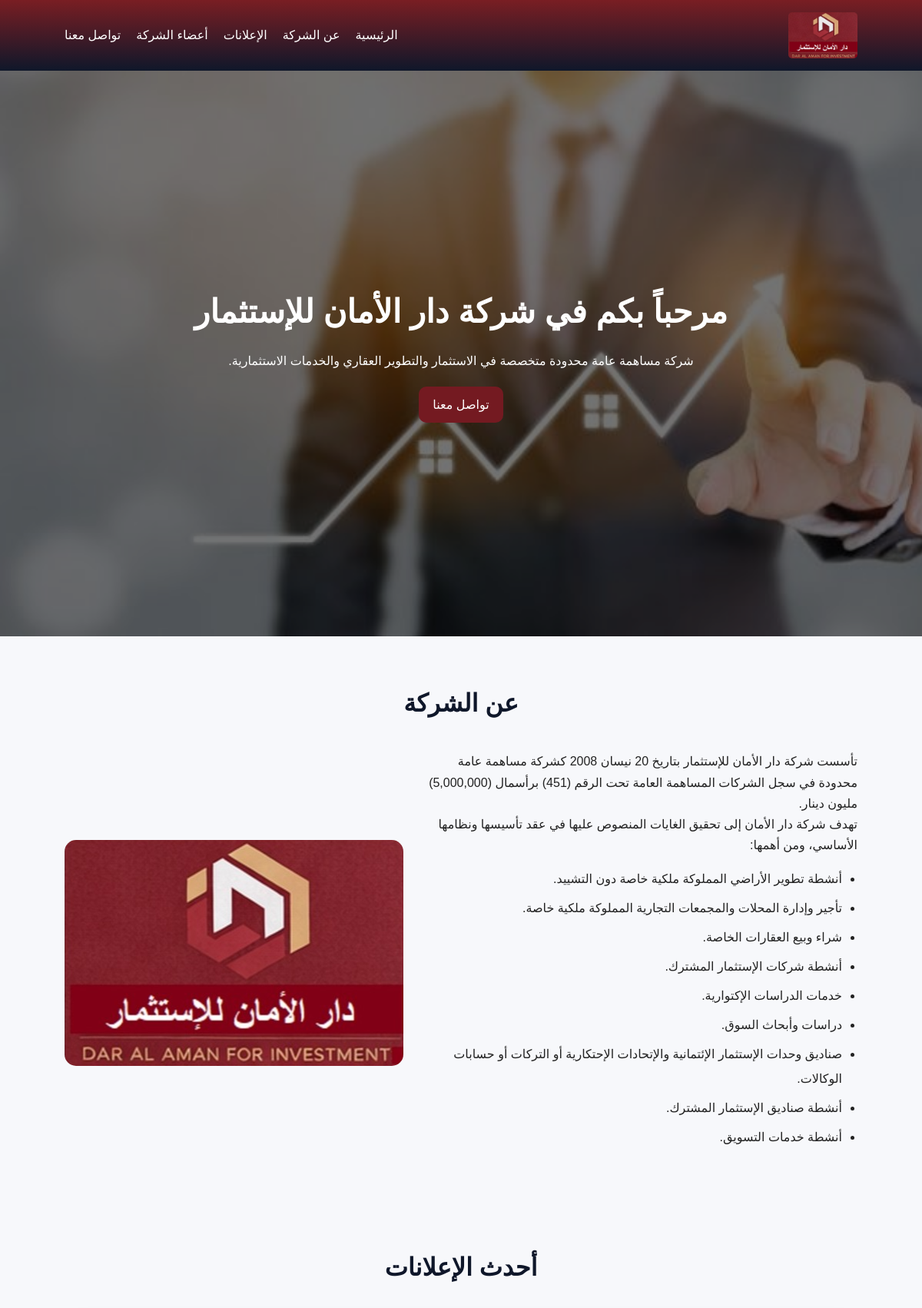
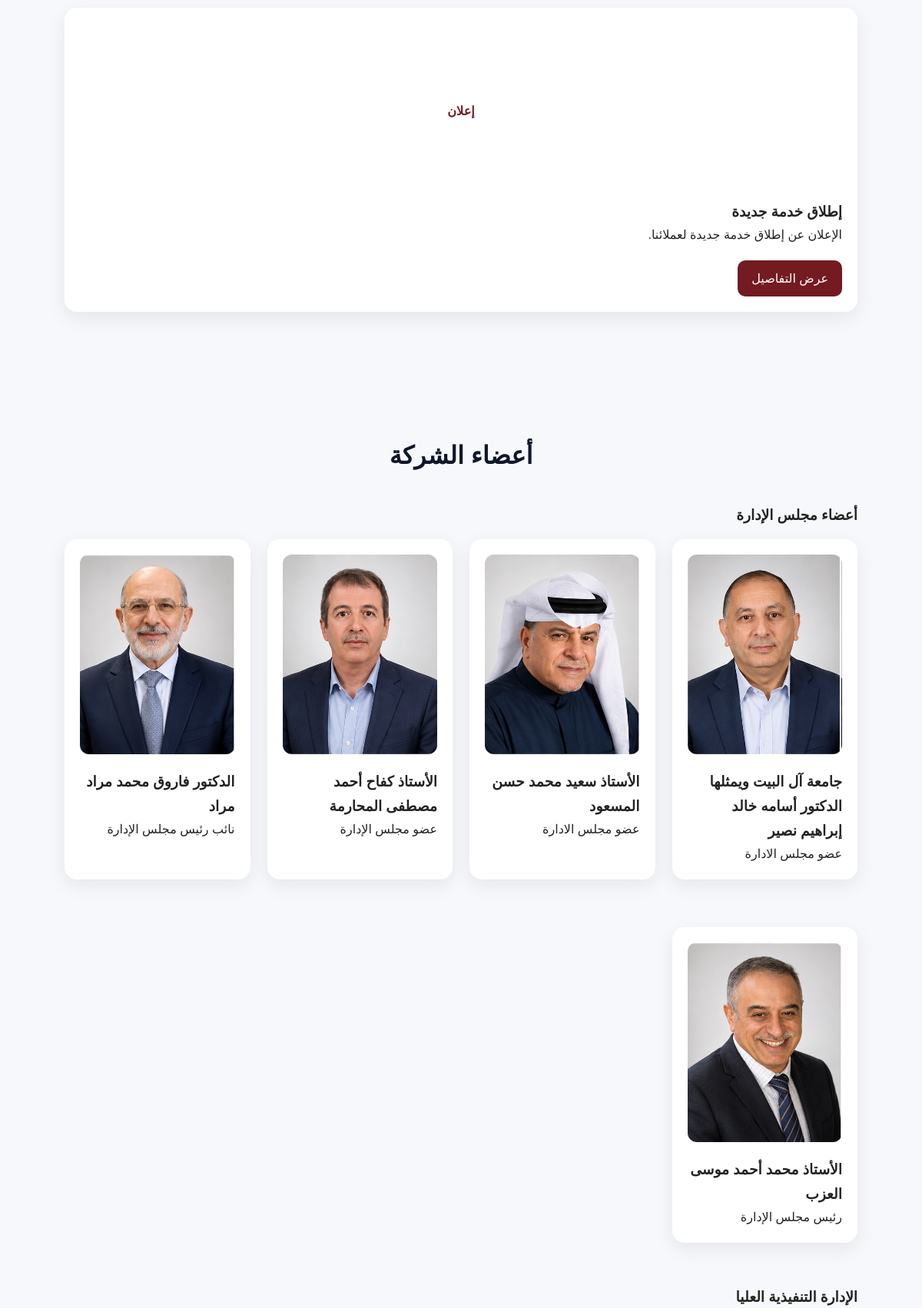
The page / (upper part) on the database its author committed (2 pictures, top to bottom).
### tables this page shows
CREATE TABLE `announcements` (
  `id` int(11) NOT NULL,
  `title` varchar(200) NOT NULL,
  `short_description` varchar(255) NOT NULL,
  `description` text NOT NULL,
  `image` varchar(255) DEFAULT NULL,
  `created_at` timestamp NOT NULL DEFAULT current_timestamp(),
  `link` varchar(500) DEFAULT NULL
);

CREATE TABLE `team_members` (
  `id` int(11) NOT NULL,
  `name` varchar(120) NOT NULL,
  `position` varchar(120) NOT NULL,
  `image` varchar(255) DEFAULT NULL,
  `created_at` timestamp NOT NULL DEFAULT current_timestamp(),
  `member_type` enum('board','executive') NOT NULL DEFAULT 'board'
);

### includes/functions.php (called while the page is built, shortened)
<?php
function e($value) {
    return htmlspecialchars($value ?? '', ENT_QUOTES, 'UTF-8');
}

### index.php (the view, shortened to what this page needs)
<?php
require_once 'includes/header.php';
require_once 'includes/navbar.php';
$announcements = $pdo->query("SELECT * FROM announcements ORDER BY id DESC LIMIT 3")->fetchAll();
$boardMembers = $pdo->query("SELECT * FROM team_members WHERE member_type = 'board' ORDER BY id DESC")->fetchAll();
$executiveMembers = $pdo->query("SELECT * FROM team_members WHERE member_type = 'executive' ORDER BY id DESC")->fetchAll();?>
<section class="hero">
    <div class="hero-slider">
        <img src="assets/images/hero1.jpg" class="slide active">
    </div>
    <div class="hero-content">
        <h1>مرحباً بكم في شركة دار الأمان للإستثمار</h1>
        <p>
            شركة مساهمة عامة محدودة متخصصة في الاستثمار
            والتطوير العقاري والخدمات الاستثمارية.
        </p>
        <a class="btn" href="contact.php">
            تواصل معنا
        </a>
    </div>
</section>
<section id="about" class="section">
    <h2 class="section-title">عن الشركة</h2>
    <div class="about-grid">
        <div>
            <p>
                تأسست شركة دار الأمان للإستثمار بتاريخ 20 نيسان 2008
                كشركة مساهمة عامة محدودة في سجل الشركات المساهمة العامة
                تحت الرقم (451) برأسمال (5,000,000) مليون دينار.
            </p>
            <p>
                تهدف شركة دار الأمان إلى تحقيق الغايات المنصوص عليها في عقد
                تأسيسها ونظامها الأساسي، ومن أهمها:
            </p>
            <ul class="about-list">
                <li>أنشطة تطوير الأراضي المملوكة ملكية خاصة دون التشييد.</li>
                <li>تأجير وإدارة المحلات والمجمعات التجارية المملوكة ملكية خاصة.</li>
                <li>شراء وبيع العقارات الخاصة.</li>
                <li>أنشطة شركات الإستثمار المشترك.</li>
                <li>خدمات الدراسات الإكتوارية.</li>
                <li>دراسات وأبحاث السوق.</li>
                <li>صناديق وحدات الإستثمار الإئتمانية والإتحادات الإحتكارية أو التركات أو حسابات الوكالات.</li>
                <li>أنشطة صناديق الإستثمار المشترك.</li>
                <li>أنشطة خدمات التسويق.</li>
            </ul>
        </div>
        <div class="about-logo">
            <img src="assets/images/logo.png"   style="
    border-radius: 15px;
" alt="شعار شركة دار الأمان للإستثمار">
        </div>
    </div>
</section>
<section class="section">
    <h2 class="section-title">أحدث الإعلانات</h2>
    <div class="cards">
        <?php foreach ($announcements as $item): ?>
            <div class="card">
                <?php if ($item['image']): ?><img src="uploads/announcements/<?= e($item['image']) ?>" alt=""><?php else: ?><div class="placeholder-img">إعلان</div><?php endif; ?>
                <h3><?= e($item['title']) ?></h3>
                <p><?= e($item['short_description']) ?></p>
                <a class="btn" href="announcement-details.php?id=<?= $item['id'] ?>">عرض التفاصيل</a>
            </div>
        <?php endforeach; ?>
    </div>
</section>
<section id="team" class="section">
    <h2 class="section-title">أعضاء الشركة</h2>
    <h3 class="sub-section-title" style="
    margin: 15px 0;" >أعضاء مجلس الإدارة</h3>
    <div class="cards">
        <?php foreach ($boardMembers as $member): ?>
            <div class="card">
                <?php if ($member['image']): ?>
                    <img src="uploads/team/<?= e($member['image']) ?>" alt="">
                <?php else: ?>
                    <div class="placeholder-img">صورة العضو</div>
                <?php endif; ?>
                <h3><?= e($member['name']) ?></h3>
                <p><?= e($member['position']) ?></p>
            </div>
        <?php endforeach; ?>
    </div>
    <h3 class="sub-section-title" style="
    margin: 15px 0;" >الإدارة التنفيذية العليا</h3>
</section>
<?php require_once 'includes/footer.php'; ?>

### assets/css/style.css (style rules this page uses)
* { box-sizing: border-box; margin: 0; padding: 0; }
body { font-family: Tahoma, Arial, sans-serif; background: #f7f8fb; color: #222; line-height: 1.7; }
.hero { padding: 90px 7%; background: linear-gradient(135deg, #0f172a, #1d4ed8); color: #fff; min-height: 92vh; background-size: cover; background-position: center; background-repeat: no-repeat; }
.hero h1 { font-size: 42px; margin-bottom: 14px; }
.hero { position: relative; overflow: hidden; display: flex; justify-content: center; align-items: center; }
.hero-slider { position: absolute; top: 0; left: 0; width: 100%; height: 100%; }
.slide { position: absolute; width: 100%; height: 100%; object-fit: cover; opacity: 0; transition: opacity 1.2s ease; }
.slide.active { opacity: 1; }
.hero::before { content: ""; position: absolute; inset: 0; background: rgba(0, 0, 0, 0.55); z-index: 1; }
.hero-content { position: relative; z-index: 2; max-width: 900px; display: flex; flex-direction: column; align-items: center; justify-content: center; text-align: center; margin: auto; }
.section { padding: 60px 7%; }
.section-title { text-align: center; margin-bottom: 35px; font-size: 32px; color: #0f172a; }
.about-grid { display: grid; grid-template-columns: 1.5fr 1fr; gap: 30px; align-items: center; }
.about-logo, .placeholder-img { border-radius: 18px; min-height: 230px; display: flex; align-items: center; justify-content: center; font-weight: 700; color: #741a21; }
.cards { display: grid; grid-template-columns: repeat(auto-fit, minmax(240px, 1fr)); gap: 22px; }
.card { background: #fff; border-radius: 16px; padding: 20px; box-shadow: 0 8px 24px rgba(15, 23, 42, 0.08); margin-bottom: 40px; }
.card img { width: 100%; height: 260px; object-fit: initial; border-radius: 12px; margin-bottom: 12px; }
.btn { display: inline-block; background: #741a21; color: #fff; text-decoration: none; border: 0; padding: 10px 18px; border-radius: 10px; cursor: pointer; margin-top: 20px; }
.about-list { margin-top: 15px; padding-right: 20px; line-height: 2; }
.about-list li { margin-bottom: 6px; }

### rows shown on the page
announcements: shows "إعلان", title "إطلاق خدمة جديدة", short_description "الإعلان عن إطلاق خدمة جديدة لعملائنا."
team_members: image (picture), name "جامعة آل البيت ويمثلها الدكتور أسامه خالد إبراهيم نصير", position "عضو مجلس الادارة"
team_members: image (picture), name "الأستاذ سعيد محمد حسن المسعود", position "عضو مجلس الادارة"
team_members: image (picture), name "الأستاذ كفاح أحمد مصطفى المحارمة", position "عضو مجلس الإدارة"
team_members: image (picture), name "الدكتور فاروق محمد مراد مراد", position "نائب رئيس مجلس الإدارة"
team_members: image (picture), name "الأستاذ محمد أحمد موسى العزب", position "رئيس مجلس الإدارة"
